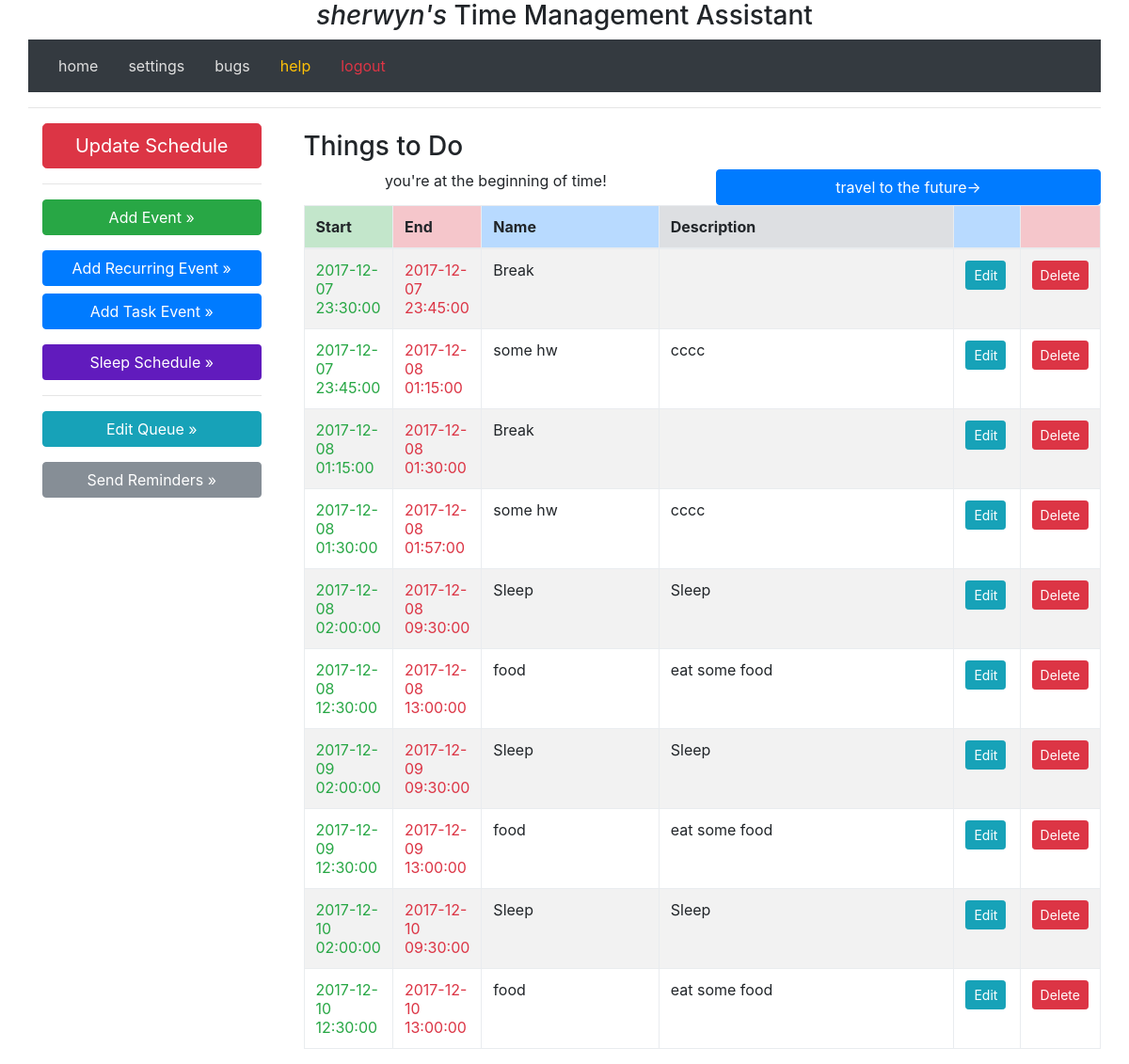
The page /index/ (signed in) on the database its author committed.
### project/models.py (models this page shows, shortened)
class User(UserMixin, db.Model):
    __tablename__ = 'users'
    id       = db.Column(db.Integer, primary_key=True, unique=True)
    nickname = db.Column(db.String(64), nullable=True, index=True, unique=False)
    email    = db.Column(db.String(256), nullable=False, unique=True)
    phone    = db.Column(db.String(256), nullable=True,index=True, unique=False)
    cellphone_provider = db.Column(db.String(256), nullable=True, index=True, unique=False)
    reminder_frequency = db.Column(db.Time, nullable=True, index=True, unique=False)
    last_reminder = db.Column(db.DateTime, nullable=True, index=True, unique=False)
    events  = db.relationship('UserEvent', backref='author', lazy='dynamic')
    scheduleevents = db.relationship('UserScheduleEvent', backref='author', lazy='dynamic')
    @property
    def is_authenticated(self):
        return True

class UserScheduleEvent(db.Model):
    __tablename__ = 'scheduleevents'
    user_id = db.Column(db.Integer, db.ForeignKey('users.id'))
    id = db.Column(db.Integer, primary_key=True)
    name = db.Column(db.String(128), nullable=True, index=True, unique=False)
    desc = db.Column(db.String(1024), nullable=True, index=True, unique=False)
    extra_info = db.Column(db.String(1024), nullable=True, index=True, unique=False)
    start = db.Column(db.DateTime)
    end = db.Column(db.DateTime)

### project/views.py (the view)
@app.route('/', methods=['GET', 'POST'])
@app.route('/index/', methods=['GET', 'POST'])
@app.route('/index/<int:page>', methods=['GET', 'POST'])
def index(page=1):
    if current_user.is_authenticated:
        schedule_events = current_user.scheduleevents.filter(UserScheduleEvent.end >= datetime.datetime.today()).order_by(UserScheduleEvent.start).paginate(page, EVENTS_PER_PAGE, False)
        return render_template('index.html', todolist=schedule_events)
    else:
        return render_template('index.html')

### project/views.py (called while the page is built)
@login_manager.user_loader
def load_user(id):
    return User.query.get(int(id))

### project/templates/index.html (shortened to what this page needs)
{% extends "base.html" %}
{% block content %}
    {% if current_user.is_authenticated %}
        <div class="row">
            <div class="col-sm-3 rounded">
                <div class="container-fluid">
                <nav class="hidden-xs-down bg-faded sidebar">
                    <div>
                        <a class="btn btn-lg btn-danger btn-block" href="{{ url_for('update_schedule') }}" role="button">Update Schedule</a>
                        <hr/>
                        <a class="btn btn-xs btn-success btn-block" href="{{ url_for('add_event', event_type='regular') }}"   role="button">Add Event &raquo;</a></p>
                        <a class="btn btn-xs btn-primary btn-block" href="{{ url_for('add_event', event_type='recurring') }}" role="button">Add Recurring Event &raquo;
                        <a class="btn btn-xs btn-primary btn-block" href="{{ url_for('add_event', event_type='task') }}"      role="button">Add Task Event &raquo;</a></p>
                        <a class="btn btn-xs btn-sample  btn-block" href="{{ url_for('add_event', event_type='sleep') }}"     role="button">Sleep Schedule &raquo;</a></p>
                        <hr/>
                        <a class="btn btn-info btn-block" href="{{ url_for('edit_queue') }} " role="button">Edit Queue &raquo;</a></p>
                        <a class="btn btn-secondary btn-block" href="{{ url_for('send_reminders') }}" role="button">Send Reminders &raquo;</a></p>
                    </div>
                </nav>
                </div>
            </div>
            <main class="col-sm-9 wrapper">
                <div class="container-fluid">
                        <div class="row"><h4></h4></div>
                    </div>
                    <div class="row">
                        <div class='col-md-12'>
                            <h3>Things to Do</h3>
                            {% include 'todolist.html' %}
                        </div>
                    </div>
                </div>
        </div>
    {% else %}
        <div class='jumbotron'>
            <h1 class="display-3">Welcome to your new Time Management Assistant.</h2>
            <p>Login with Google</p>
            <p><a class="btn btn-success btn-lg" href="{{ url_for('login') }}">login &raquo;</a></p>
        </div>
    {% endif %}
{% endblock %}

### project/templates/base.html (shortened to what this page needs)
<html>
    <head>
        <link href="/static/css/bootstrap.min.css" rel="stylesheet" media="screen">
        <link href="/static/css/custom.css" rel="stylesheet" media="screen">
    </head>
    <body>
        <div class="container">
            <center><h3>{% if current_user.is_authenticated %}<span class="font-italic">{{ current_user.nickname }}'s </span>{% endif %}<span class="font-bold">Time Management Assistant</span></h3></center>
            <nav class="navbar navbar-expand-lg navbar-light bg-dark">
                <a class='nav-link' href="{{ url_for('index') }}">home</a>
                {% if current_user.is_authenticated %}
                <a class='nav-link' href="{{ url_for('edit') }}">settings</a>
                {% endif %}
                <a class='nav-link' href="https://gitreports.com/issue/ika-musuko/tma/">bugs</a>
                <a class='nav-link' href="{{ url_for('help') }}"><span class="text-warning">help</span></a>
                {% if current_user.is_authenticated %}
                <a class='nav-link' href="{{ url_for('logout') }}"><span class="text-danger">logout</span></a>
                {% else %}
                <a class='nav-link' href="{{ url_for('login') }}"><span class="text-success">login</span></a>
                {% endif %}
            </nav>
        <hr>
        <div class="container">
            <div class="content">
                {% block content %}
                {% endblock %}
            </div>
        </div>
    </body>
</html>

### project/templates/todolist.html
{% if todolist.items|length < 1 %}
<p>Nothing to do!</p>
{% else %}
<table class="table table-striped table-bordered">
    <thead>
        <th class="table-success">Start</th>
        <th class="table-danger" >End</th>
        <th class="table-primary"   >Name</th>
        <th class="table-secondary"   >Description</th>
        <th class="table-primary"   ></th>
        <th class="table-danger"   ></th>
    </thead>
    <center>
        <div class="row">
            <div class="col-sm">
                {% if todolist.has_prev %}
                    <a class=" btn btn-danger btn-space btn-block" role="button" href="{{ url_for('index', page=todolist.prev_num) }}">←go back in time</a>
                {% else %}
                <div>you're at the beginning of time!</div>
                {% endif %}
            </div>
            <div class="col-sm">
                {% if todolist.has_next %}
                    <a class="btn btn-primary btn-space btn-block" role="button" href="{{ url_for('index', page=todolist.next_num) }}">travel to the future→</a>
                {% else %}
                    <div>we're not that good at predicting the future...</div>
                {% endif %}
            </div>
        </div>
    </center>
    <tbody data-link="row">
        {% for e in todolist.items %}
        <tr>
            <td class="col-sm-1 text-success">{{ e.start.replace(microsecond=0).replace(second=0) }}</td>
            <td class="col-sm-1 text-danger">{{ e.end.replace(microsecond=0).replace(second=0) }}</td>
            <td class="col-sm-3">{{ e.name }}</td>
            <td class="col-sm-5">{{ e.desc }}</td>
            <td class="col-sm-1"><a href="{{ url_for('edit_schedule_event', id=e.id) }}" class="btn-sm btn btn-info" role="button">Edit</a></td>
            <td class="col-sm-1"><a href="{{ url_for('delete_schedule_event', id=e.id) }}" class="btn-sm btn btn-danger" role="button">Delete</a></td>
        </tr>
        {% endfor %}
    </tbody>
</table>
{% endif %}

### project/static/css/custom.css (style rules this page uses)
.content { padding: 0px 0px; }
.container { border-radius: 6px; padding: 0px; }
.navbar a:link { color: #dfdfdf; text-decoration: none; }
.sidebar { padding-left: 0; padding-right: 0; }
.btn-sample { color: #ffffff; background-color: #611BBD; }

### rows shown on the page
User: nickname "sherwyn"
UserScheduleEvent: start.replace "2017-12-07 23:30:00", end.replace "2017-12-07 23:45:00", name "Break"
UserScheduleEvent: start.replace "2017-12-07 23:45:00", end.replace "2017-12-08 01:15:00", name "some hw", desc "cccc"
UserScheduleEvent: start.replace "2017-12-08 01:15:00", end.replace "2017-12-08 01:30:00", name "Break"
UserScheduleEvent: start.replace "2017-12-08 01:30:00", end.replace "2017-12-08 01:57:00", name "some hw", desc "cccc"
UserScheduleEvent: start.replace "2017-12-08 02:00:00", end.replace "2017-12-08 09:30:00", name "Sleep", desc "Sleep"
UserScheduleEvent: start.replace "2017-12-08 12:30:00", end.replace "2017-12-08 13:00:00", name "food", desc "eat some food"
UserScheduleEvent: start.replace "2017-12-09 02:00:00", end.replace "2017-12-09 09:30:00", name "Sleep", desc "Sleep"
UserScheduleEvent: start.replace "2017-12-09 12:30:00", end.replace "2017-12-09 13:00:00", name "food", desc "eat some food"
UserScheduleEvent: start.replace "2017-12-10 02:00:00", end.replace "2017-12-10 09:30:00", name "Sleep", desc "Sleep"
UserScheduleEvent: start.replace "2017-12-10 12:30:00", end.replace "2017-12-10 13:00:00", name "food", desc "eat some food"
